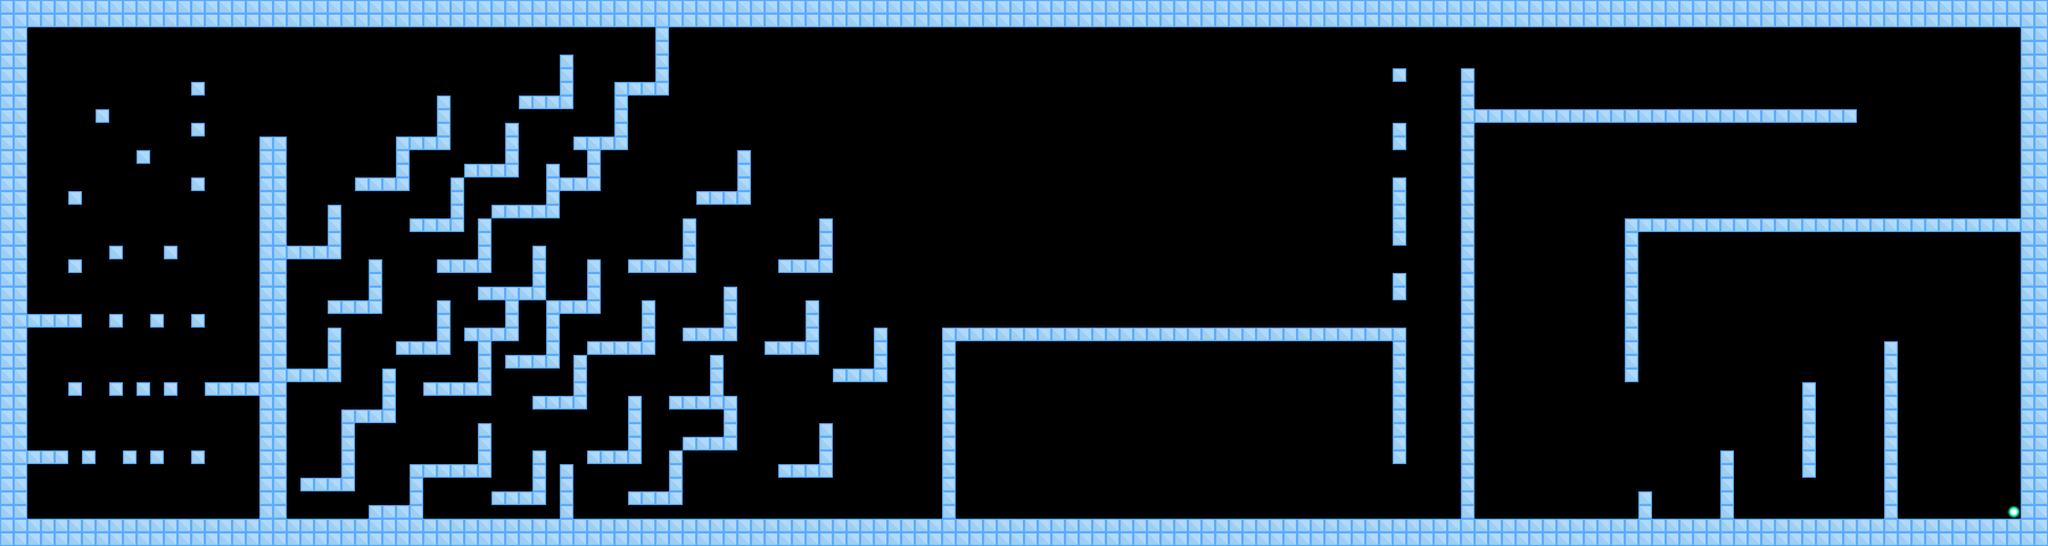

Tiled map render using the project's own tile images. Description and the map definition, with tile-layer contents summarised, below:
An orthogonal 150x40 tile map with 72x72 px tiles, 1 tile layer (圖塊層 1).

<map version="1.8" tiledversion="1.8.2" orientation="orthogonal" renderorder="right-down" width="150" height="40" tilewidth="72" tileheight="72" infinite="0" nextlayerid="4" nextobjectid="5">
 <tileset firstgid="1" source="core/assets/Tiles.tsx" />
 <layer id="1" name="圖塊層 1" width="150" height="40">
  <data>[6000 cells, 1294 non-empty, 2 distinct tile ids]</data>
 </layer>
</map>
